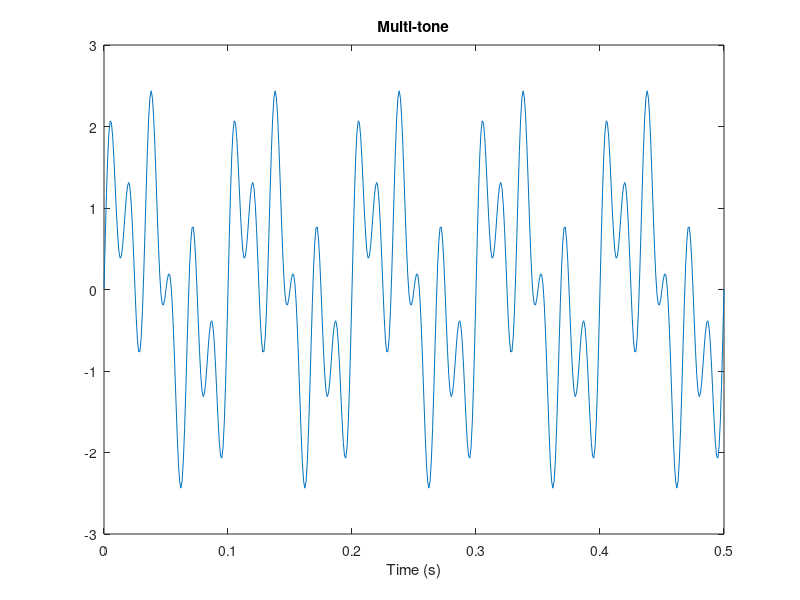

Write the MATLAB code that produced this figure.
clc; clear; close all;
Fs = 1000; t = 0:1/Fs:0.5;
x = sin(2*pi*10*t) + sin(2*pi*30*t) + sin(2*pi*60*t);
plot(t,x); title('Multi-tone'); xlabel('Time (s)');
